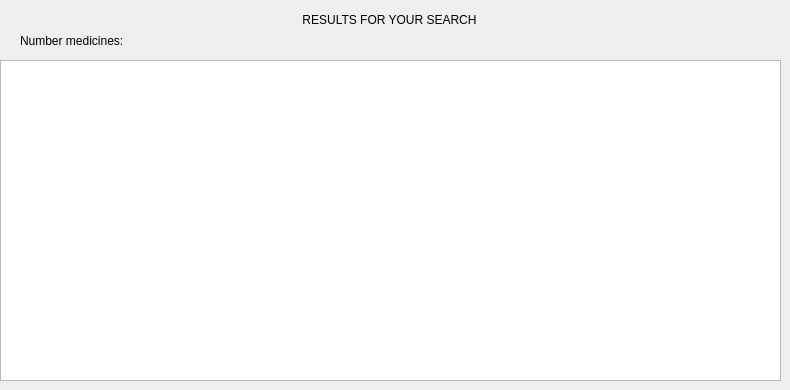
    <widget class="QWidget" name="search_page">
     <widget class="QTableWidget" name="search_table">
      <property name="geometry">
       <rect>
        <x>0</x>
        <y>60</y>
        <width>781</width>
        <height>321</height>
       </rect>
      </property>
     </widget>
     <widget class="QWidget" name="horizontalLayoutWidget_5">
      <property name="geometry">
       <rect>
        <x>20</x>
        <y>30</y>
        <width>281</width>
        <height>21</height>
       </rect>
      </property>
      <layout class="QHBoxLayout" name="horizontalLayout_7">
       <item>
        <widget class="QLabel" name="label_56">
         <property name="text">
          <string>Number medicines: </string>
         </property>
         <property name="alignment">
          <set>Qt::AlignLeading|Qt::AlignLeft|Qt::AlignVCenter</set>
         </property>
        </widget>
       </item>
       <item>
        <widget class="QLabel" name="number_res_search">
         <property name="text">
          <string/>
         </property>
        </widget>
       </item>
      </layout>
     </widget>
     <widget class="QLabel" name="label_55">
      <property name="geometry">
       <rect>
        <x>19</x>
        <y>10</y>
        <width>741</width>
        <height>20</height>
       </rect>
      </property>
      <property name="text">
       <string>RESULTS FOR YOUR SEARCH</string>
      </property>
      <property name="alignment">
       <set>Qt::AlignCenter</set>
      </property>
     </widget>
    </widget>
